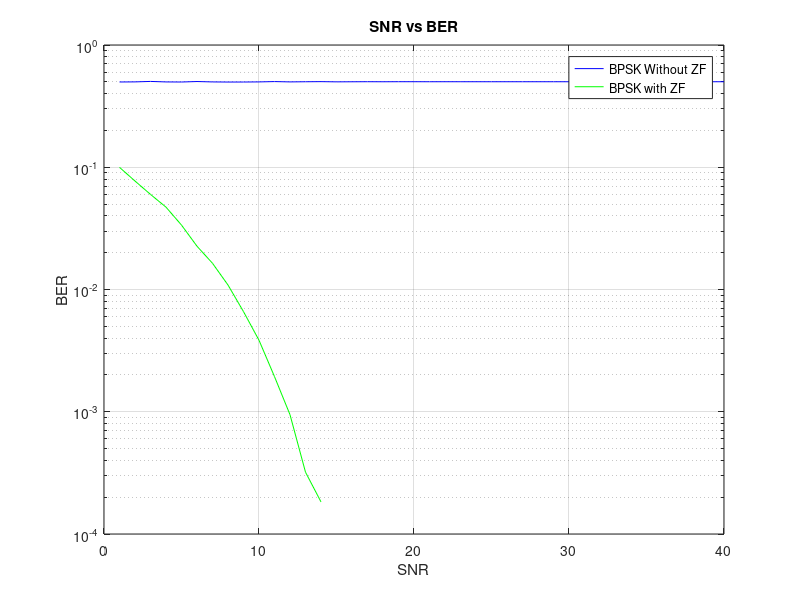

This chart was generated by the following MATLAB code:
clc;
clear all;
close all;
M=2;
h1=-0.5+0.75j;
h2=0.29+0.81j;
r=3;
H = [[h1 h2 0 0];[0 h1 h2 0];[0 0 h1 h2]];
in=randi([0,1],1,64*1024);
xmod=pskmod(in,M);
x=xmod;
x_1=circshift(xmod,1);
x_1(1)=0;
x1=circshift(xmod,-1);
x1(end)=0;
x2=circshift(xmod,-2);
x2(end-1:end)=0;
X=[x2;x1;x;x_1];
ber1=[];
ber2=[];
for snr=1:1:40
    Y=H*X;
    Y_noise=awgn(Y(1,:),snr,'measured');
    noise=Y_noise-Y(1,:);
    noise_1=circshift(noise,-1);
    noise_1(end)=0;
    noise_2=circshift(noise,-2);
    noise_2(end-1:end)=0;
    Y_final=(H*X)+[noise_2;noise_1;noise];    
    C=(inv(H*H')*H)*[0;0;1;0];
    Y_equ=C'*Y_final;
    x_without_demod=pskdemod(Y_final,2);
    x_with_demod=pskdemod(Y_equ,2);
    [N1,error1]=biterr(in,x_without_demod(1,:));
    [N2,error2]=biterr(in,x_with_demod);
    ber1=[ber1,error1];
    ber2=[ber2,error2];
end
semilogy(1:1:40,ber1,'-b',1:1:40,ber2,'-g'); grid on;
legend('BPSK Without ZF','BPSK with ZF');
title('SNR vs BER');
xlabel('SNR');
ylabel('BER');